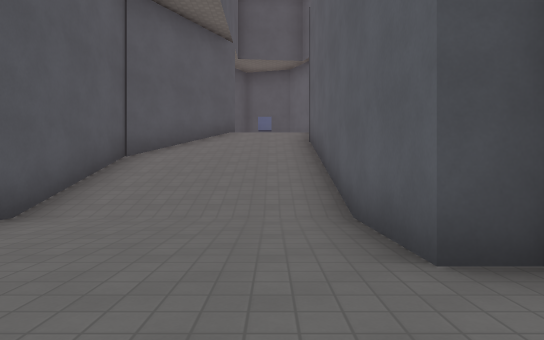
[1] (above)

15 first-person views from a walk through a level from a Godot 3-D game. The camera is 1.2 m above the floor, looks level and sees 75° across. The floor is counted in squares, 2 m on a side. Each view is taken from the middle of a square. On the plan, view 1 faces up. The plan holds only what a view shows up to about 10 squares ahead; the rest is blank. Surface patterns are stand-ins for the level's own textures.

[2]
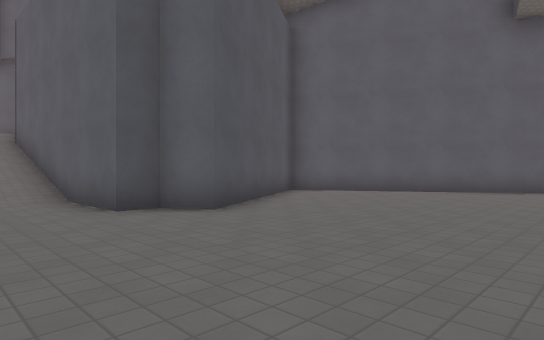

[3]
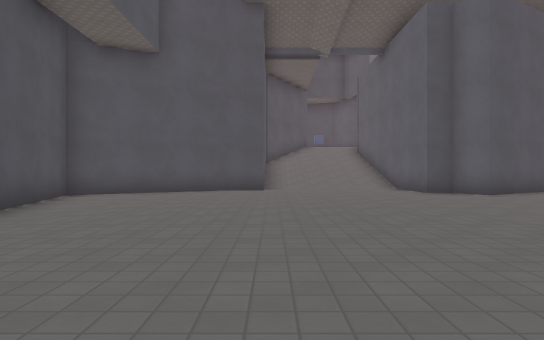

[4]
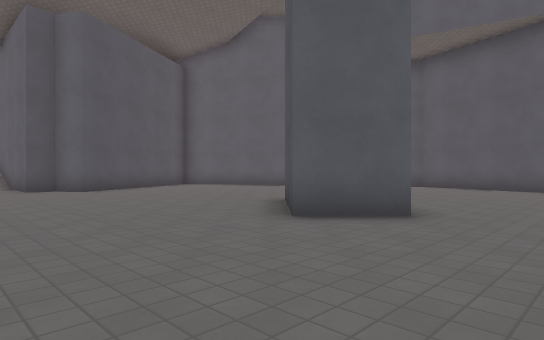

[5]
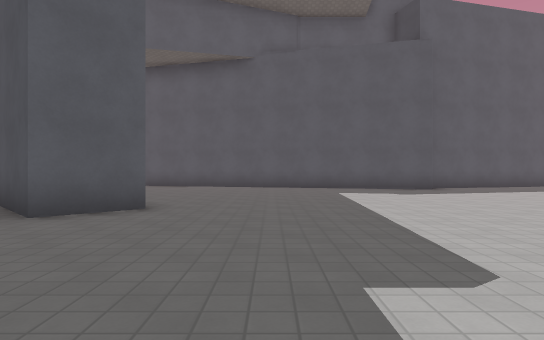

[6]
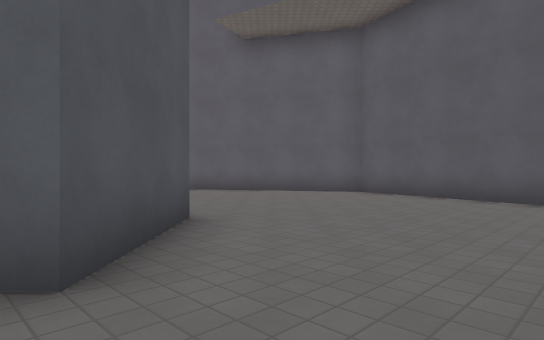

[7]
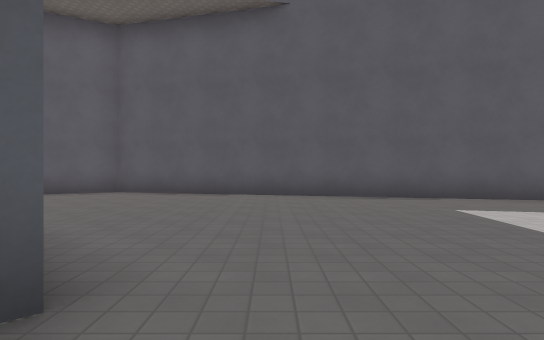

[8]
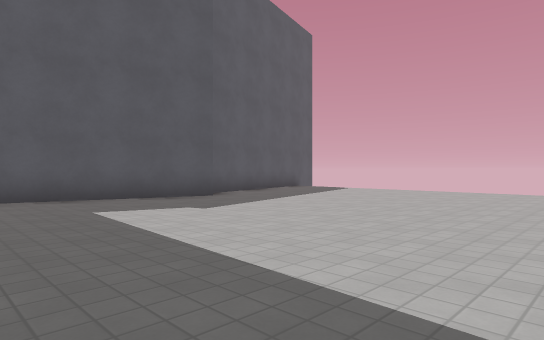

[9]
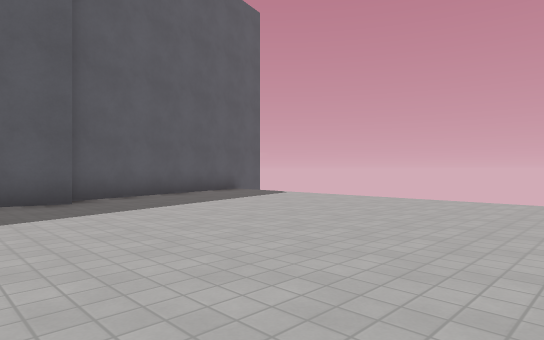

[10]
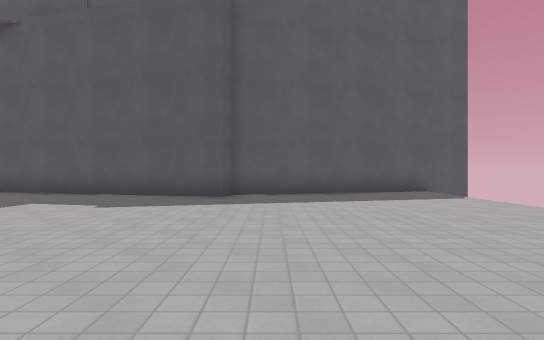

[11]
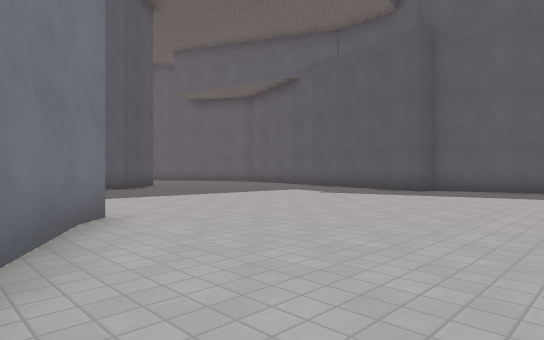

[12]
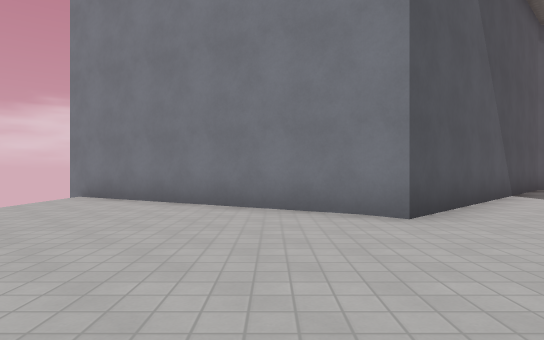

[13]
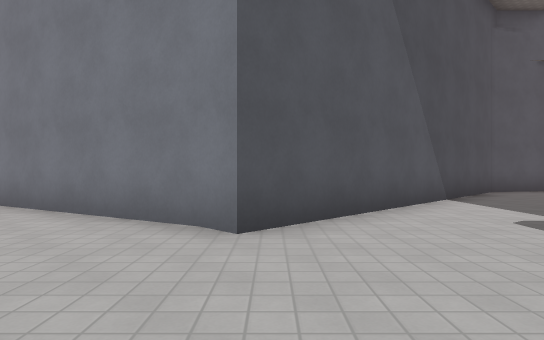

[14]
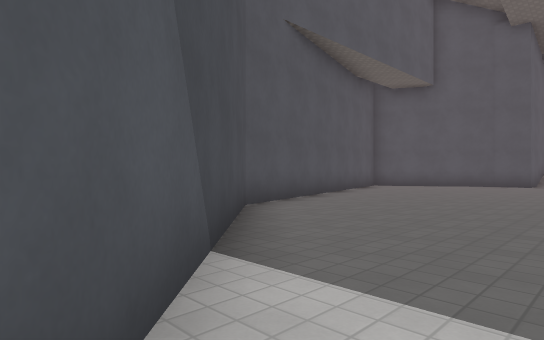

[15]
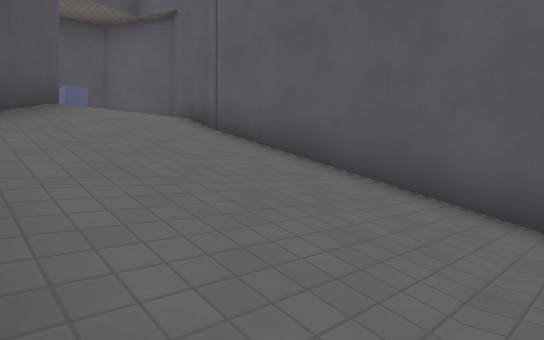

### Floor plan
Key: @ floor where view 1 was taken; # wall or solid block; . floor; / step, stairs or slope; O other object.
Columns run from 8 left of view 1 to 12 right of it. Each row starts with its distance up from view 1.
 15         ##
 14         O#
 13           #
 12           #
 11       #///#
 10      ##//##
  9      #///#
  8     ##///#
  7     #////#
  6     #////#
  5     #////#
  4    ##....#   ##
  3  ###.....#####..
  2 ##........##.....#
  1 #................##
  0 #.......@.........#
 -1 #.................##
 -2 ##.................#
 -3  #.................##
 -4  #..................#
 -5  #..........##......#
 -6  ##........##......##
 -7   #.........#......#
 -8   ##...............#
 -9    ##..............#
-10     ##............##
-11      ##...........#
-12       ##..........#
-13        ##........##
-14        ##........##
-15        #..........#
-16       ##..........##
-17      ##............#
-18      #.............#
-19      #...  ........#
-20      #             #

Where each view was taken, in squares from view 1:
view 1: 0 up, 0 right, facing up
view 2: 3 down, 1 left, facing up-right
view 3: 7 down, 3 left, facing up
view 4: 9 down, 1 left, facing up-right
view 5: 9 down, 2 left, facing right
view 6: 9 down, 3 right, facing up-right
view 7: 8 down, 2 right, facing right
view 8: 9 down, 2 right, facing down-right
view 9: 12 down, 2 right, facing down-right
view 10: 15 down, 1 right, facing right
view 11: 18 down, 1 left, facing up-right
view 12: 15 down, 5 right, facing left
view 13: 13 down, 4 right, facing left
view 14: 11 down, 1 left, facing up-left
view 15: 4 up, 3 left, facing up-right
